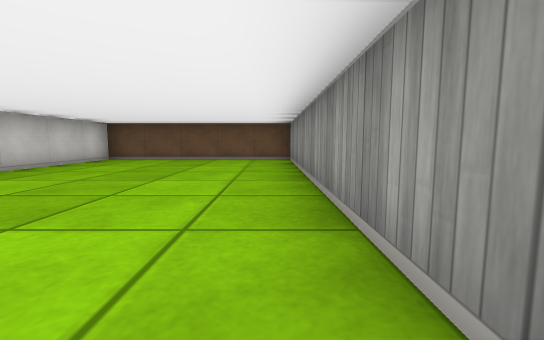
View 1 (above)

24 first-person views from a walk through a cub3D ray-caster map. The camera is about half as high as the walls, tilts 6° down and sees 90° across. The floor is counted in squares. Each view is taken from the middle of a square. On the plan, view 1 faces up. The plan holds only what a view shows up to about 9 squares ahead; the rest is blank. The place goes on beyond the plan.

View 2
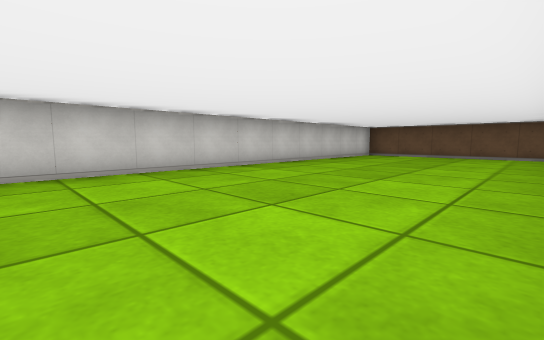

View 3
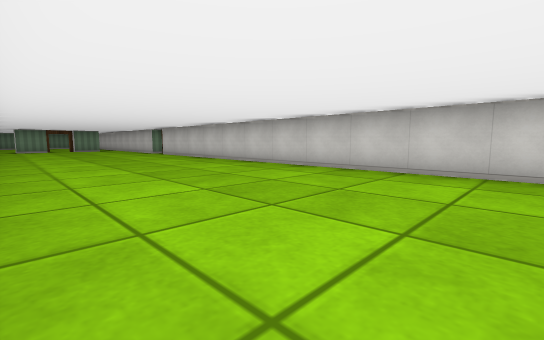

View 4
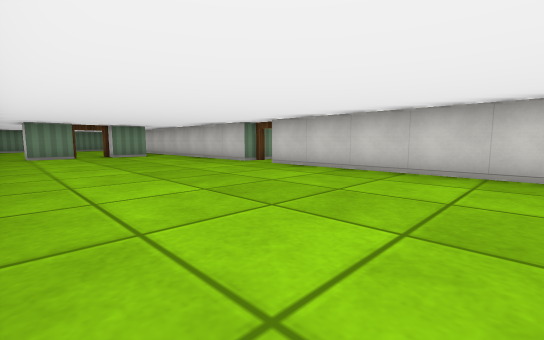

View 5
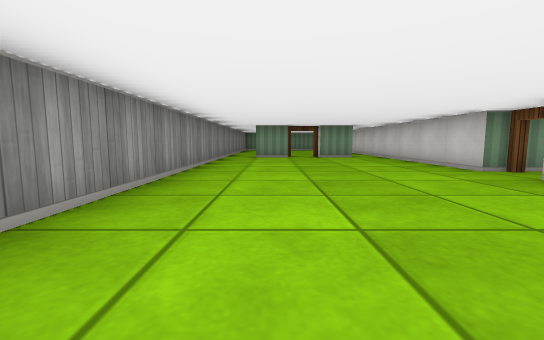

View 6
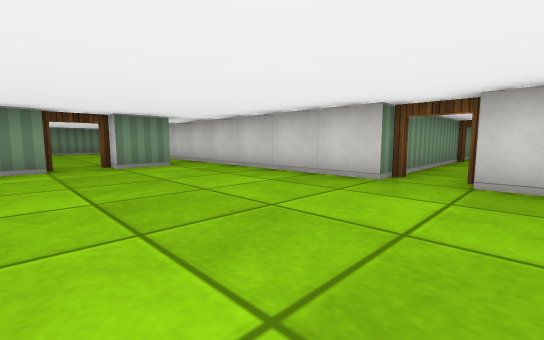

View 7
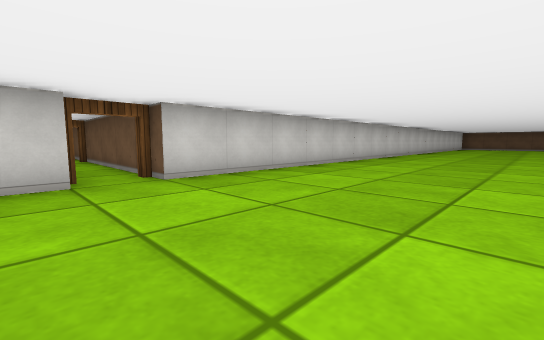

View 8
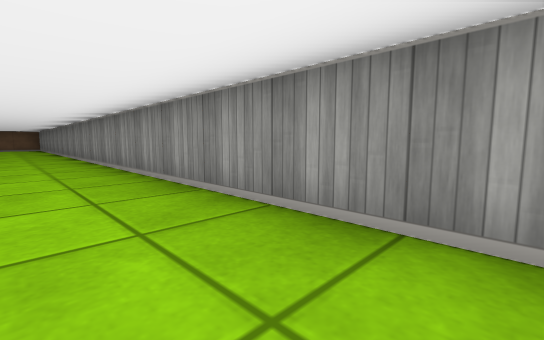

View 9
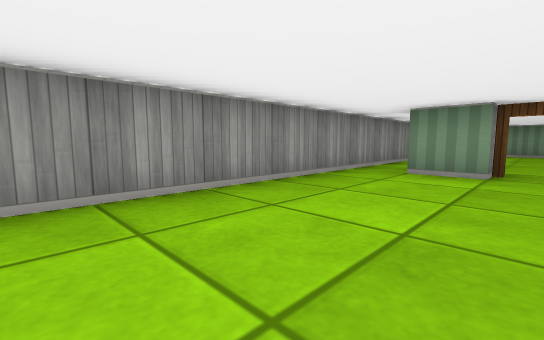

View 10
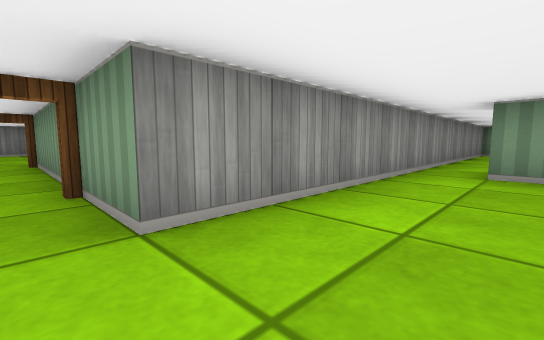

View 11
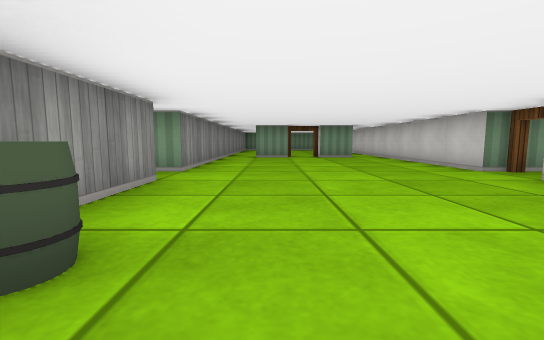

View 12
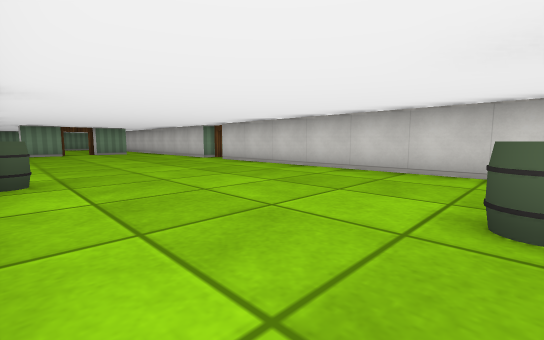

View 13
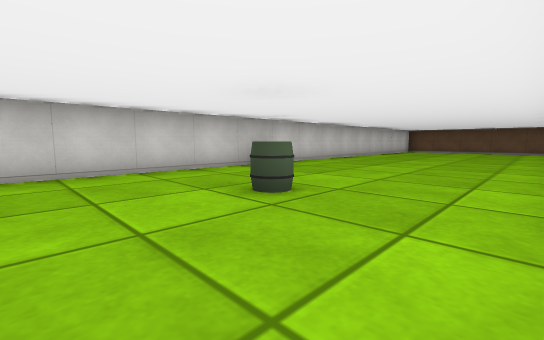

View 14
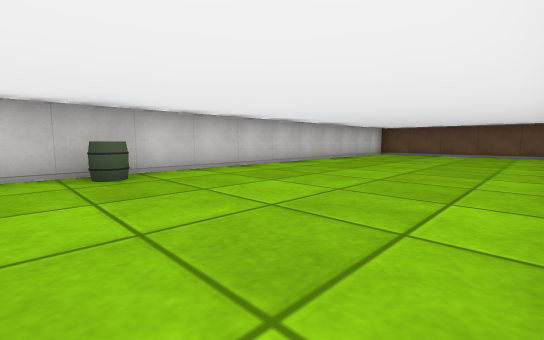

View 15
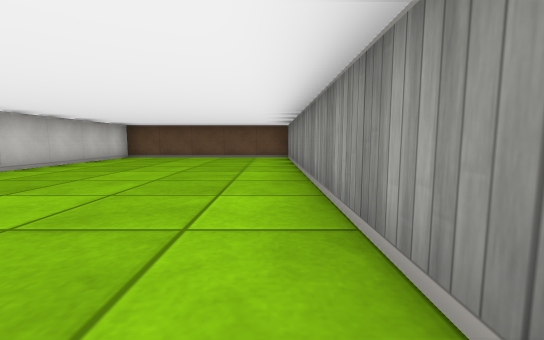

View 16
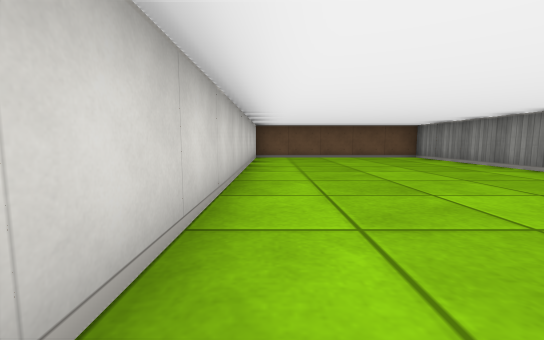

View 17
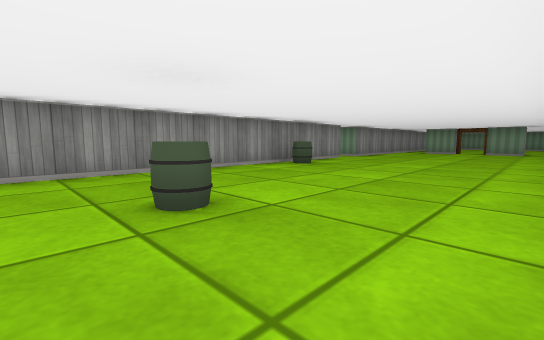

View 18
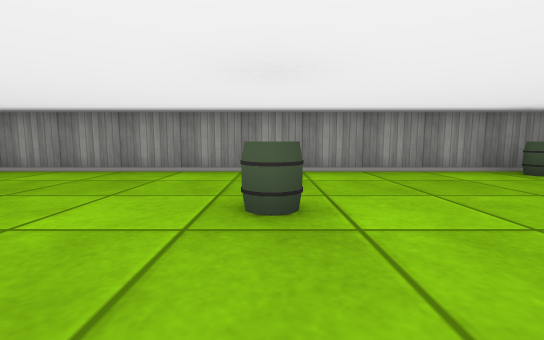

View 19
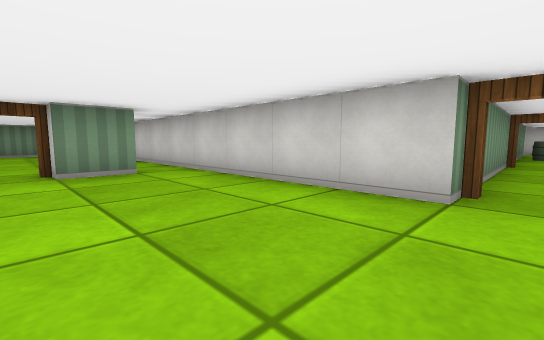

View 20
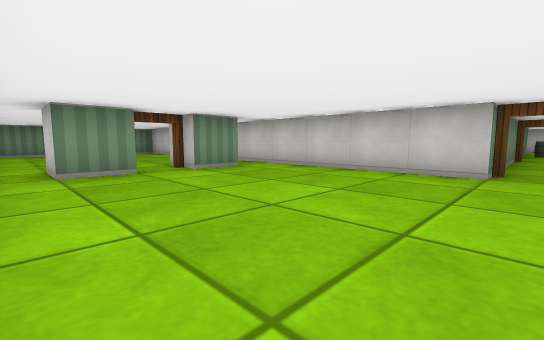

View 21
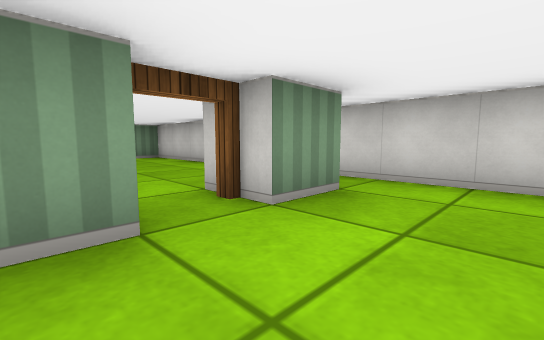

View 22
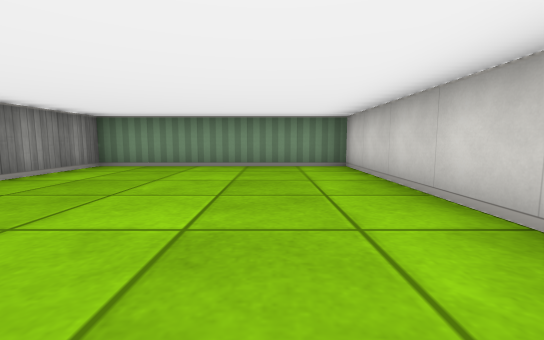

View 23
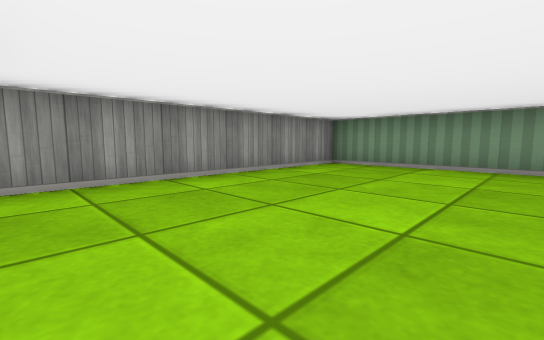

View 24
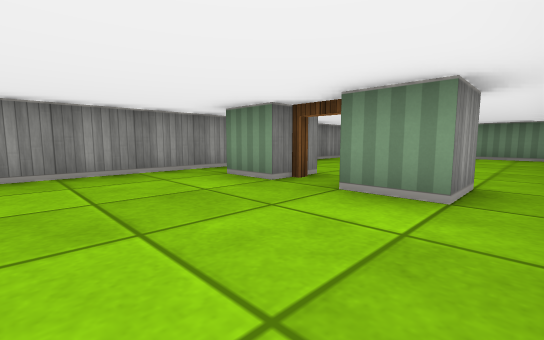

### Floor plan
Points are (right, up) in squares from view 1. A wall is a line through its corners. A room is listed if a view was taken in it or the views show most of it. See-through windows are left out.
Room 1 (views 1, 2, 3, 4, 5, 6, 7, 8, 9, 24)
walls: (-4.5, -11.5) (-4.5, -15.6); (-1.5, -15.5) (-0.5, -15.5); (-3.5, -15.5) (-2.5, -15.5); (0.5, -15.4) (0.5, 7.5) (-4.5, 7.5) (-4.5, -10.5)
ways out: open door at (-5, -11) to room 4; opening at (-4, -16); opening at (0, -16); open door at (-2, -16)
Room 2 (views 10, 11, 12, 13, 14, 15, 16, 17, 18, 19, 20, 21)
walls: (-9, -10.5) (-10.5, -10.5) (-10.5, 7.5) (-15.5, 7.5) (-15.5, -10.5); (-15.5, -11.5) (-15.5, -15.5); (-12.6, -15.5) (-11.5, -15.5); (-14.6, -15.5) (-13.5, -15.5); (-10.5, -15.5) (-10.5, -11.5) (-9, -11.5)
ways out: opening at (-15, -16) to room 3; opening at (-11, -16) to room 3; open door at (-13, -16) to room 3; open door at (-9, -11) to room 4; open door at (-16, -11)
objects: barrel (-15, -2); barrel (-13, -4); barrel (-11, -8)
Room 3 (views 22, 23)
walls: (-11.5, -15.5) (-11.5, -16.5); (-15.5, -15.5) (-15.5, -22.5) (-10.5, -22.5) (-10.5, -15.5)
ways out: opening at (-15, -16) to room 2; opening at (-11, -16) to room 2; open door at (-13, -16) to room 2
Room 4 (no view inside)
walls: (-9, -11.5) (-4.5, -11.5); (-4.5, -10.5) (-9, -10.5)
ways out: open door at (-5, -11) to room 1; open door at (-9, -11) to room 2

Positions as (right, up) in squares from view 1, and headings:
1: (0, 0), facing up
2: (0, -2), facing up-left
3: (0, 0), facing down-left
4: (0, -6), facing down-left
5: (-1, -7), facing down
6: (-1, -10), facing down-left
7: (-1, -12), facing up-left
8: (-1, -11), facing up-right
9: (-2, -11), facing down-right
10: (-12, -11), facing down-right
11: (-12, -7), facing down
12: (-11, -4), facing down-left
13: (-11, -6), facing up-left
14: (-11, -3), facing up-left
15: (-11, -1), facing up
16: (-15, -1), facing up
17: (-15, -3), facing down-right
18: (-15, -4), facing right
19: (-13, -11), facing down-left
20: (-11, -11), facing down-left
21: (-12, -14), facing down-left
22: (-14, -17), facing down
23: (-14, -17), facing down-right
24: (-4, -13), facing down-right
